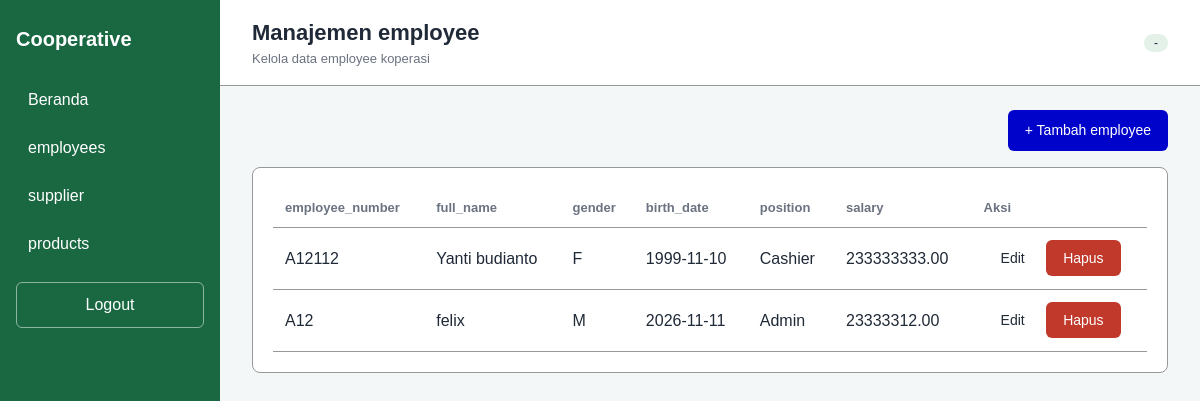
The page /pages/employees/index.php on the database its author committed.
### tables this page shows
CREATE TABLE `employees` (
  `employee_id` int NOT NULL,
  `employee_number` varchar(10) DEFAULT NULL,
  `full_name` varchar(100) DEFAULT NULL,
  `gender` enum('M','F') DEFAULT NULL,
  `birth_date` date DEFAULT NULL,
  `position` enum('Cashier','Warehouse Staff','Admin') DEFAULT NULL,
  `salary` decimal(12,2) DEFAULT NULL
);

### repositories/employee-repositories.php (called while the page is built, shortened)
<?php
require_once __DIR__ . "/helpers.php";
function getEmployees()
{
    global $pdo;
    $stmt = $pdo->prepare("SELECT * FROM employees");
    $stmt->execute();
    return $stmt->fetchAll();
}

### pages/employees/index.php (the view, shortened to what this page needs)
<?php
require_once __DIR__ . "/../../repositories/employee-repositories.php";
$employees = getEmployees();
$pageTitle = "Manajemen employee";
$pageSubtitle = "Kelola data employee koperasi";
?>
<!DOCTYPE html>
<html lang="id">
<head>
    <link rel="stylesheet" href="../../styles/categories/index.css">
</head>
<body>
    <div class="layout">
        <?php require_once __DIR__ . "/../../components/sidebar.php" ?>
        <main class="main">
            <?php require_once __DIR__ . "/../../components/topbar.php" ?>
            <div class="content">
                <div class="toolbar">
                    <a href="create.php" class="btn btn-primary">+ Tambah employee</a>
                </div>
                <div class="card">
                    <table>
                        <thead>
                            <tr>
                                <th>employee_number</th>
                                <th>full_name</th>
                                <th>gender</th>
                                <th>birth_date</th>
                                <th>position</th>
                                <th>salary</th>
                                <th>Aksi</th>
                            </tr>
                        </thead>
                        <tbody>
                            <?php foreach ($employees as $employee): ?>
                                <tr>
                                    <td colspan="1"><?= $employee['employee_number'] ?></td>
                                    <td colspan="1"><?= $employee['full_name'] ?></td>
                                    <td colspan="1"><?= $employee['gender'] ?></td>
                                    <td colspan="1"><?= $employee['birth_date'] ?></td>
                                    <td colspan="1"><?= $employee['position'] ?></td>
                                    <td colspan="1"><?= $employee['salary'] ?></td>
                                    <td colspan="1">
                                        <a href="edit.php?id=<?= $employee['employee_id'] ?>" class="btn">Edit</a>
                                        <form action="../../actions/employees/delete.php" method="post"
                                            style="display:inline" onsubmit="return confirm('Hapus employee ini?')">
                                            <button type="submit" class="btn btn-danger">Hapus</button>
                                        </form>
                                    </td>
                                </tr>
                            <?php endforeach; ?>
                        </tbody>
                    </table>
                </div>
            </div>
        </main>
    </div>
</body>
</html>

### components/sidebar.php
<aside class="sidebar">
    <div class="brand">Cooperative</div>
    <nav>
        <a href="/index.php">Beranda</a>
        <a href="/pages/employees/index.php">employees</a>
        <a href="/pages/suppliers/index.php">supplier</a>
        <a href="/pages/products/index.php">products</a>
        <a onclick="return confirm('Yakin ingin logout?')" href="../../actions/auth/logout.php"
            class="logout">Logout</a>
    </nav>
</aside>

### components/topbar.php (shortened to what this page needs)
<header class="topbar">
  <div>
    <h1>
      <?= $pageTitle ?>
    </h1>
    <p><?= $pageSubtitle ?></p>
  </div>
  <div class="topbar-user">
    <span class="badge"><?= $user['role'] ?? '-' ?></span>
  </div>
</header>

### styles/base.css (style rules this page uses)
:root { --Blue: #0003c9; --green-dark: #196842; --red: #c0392b; --text: #1f2937; --muted: #6b7280; --line: #989898; --bg: #f4f7f7; }
* { margin: 0; padding: 0; box-sizing: border-box; }
body { font-family: Arial, sans-serif; background: var(--bg); color: var(--text); line-height: 1.5; }
a { color: inherit; text-decoration: none; }
.btn { display: inline-block; padding: 9px 16px; border: 1px solid transparent; border-radius: 6px; font-size: 14px; cursor: pointer; }
.btn-primary { background: var(--Blue); color: #fff; }
.btn-danger { background: var(--red); color: #fff; }
.badge { background: #e3f1e8; color: var(--Blue-dark); padding: 2px 10px; border-radius: 99px; font-size: 12px; margin-left: 6px; }
.card { background: #fff; border: 1px solid var(--line); border-radius: 8px; padding: 20px; }

### styles/components/sidebar.css (style rules this page uses)
.layout { display: flex; min-height: 100vh; }
.sidebar { width: 220px; background: var(--green-dark); color: #fff; padding: 24px 16px; display: flex; flex-direction: column; gap: 24px; }
.brand { font-size: 20px; font-weight: bold; }
.sidebar nav { display: flex; flex-direction: column; gap: 4px; }
.sidebar nav a { padding: 10px 12px; border-radius: 6px; }
.sidebar nav a.logout { border: 1px solid rgba(255, 255, 255, .5); text-align: center; margin-top: 12px; }

### styles/components/header.css (style rules this page uses)
.main { flex: 1; }
.topbar { background: #fff; padding: 16px 32px; border-bottom: 1px solid var(--line); display: flex; justify-content: space-between; align-items: center; }
.topbar h1 { font-size: 22px; }
.topbar p { font-size: 13px; color: var(--muted); }
.content { padding: 24px 32px; }

### styles/pages/management.css (style rules this page uses)
.toolbar { display: flex; justify-content: flex-end; margin-bottom: 16px; }
table { width: 100%; border-collapse: collapse; }
th, td { padding: 10px 12px; text-align: left; border-bottom: 1px solid var(--line); }
th { font-size: 13px; color: var(--muted); }

### rows shown on the page
employees: employee_number "A12112", full_name "Yanti budianto", gender "F", birth_date "1999-11-10", position "Cashier", salary "233333333.00"
employees: employee_number "A12", full_name "felix", gender "M", birth_date "2026-11-11", position "Admin", salary "23333312.00"

### other values the page prints
$pageTitle "Manajemen employee"
$pageSubtitle "Kelola data employee koperasi"
$user['role'] "-"
